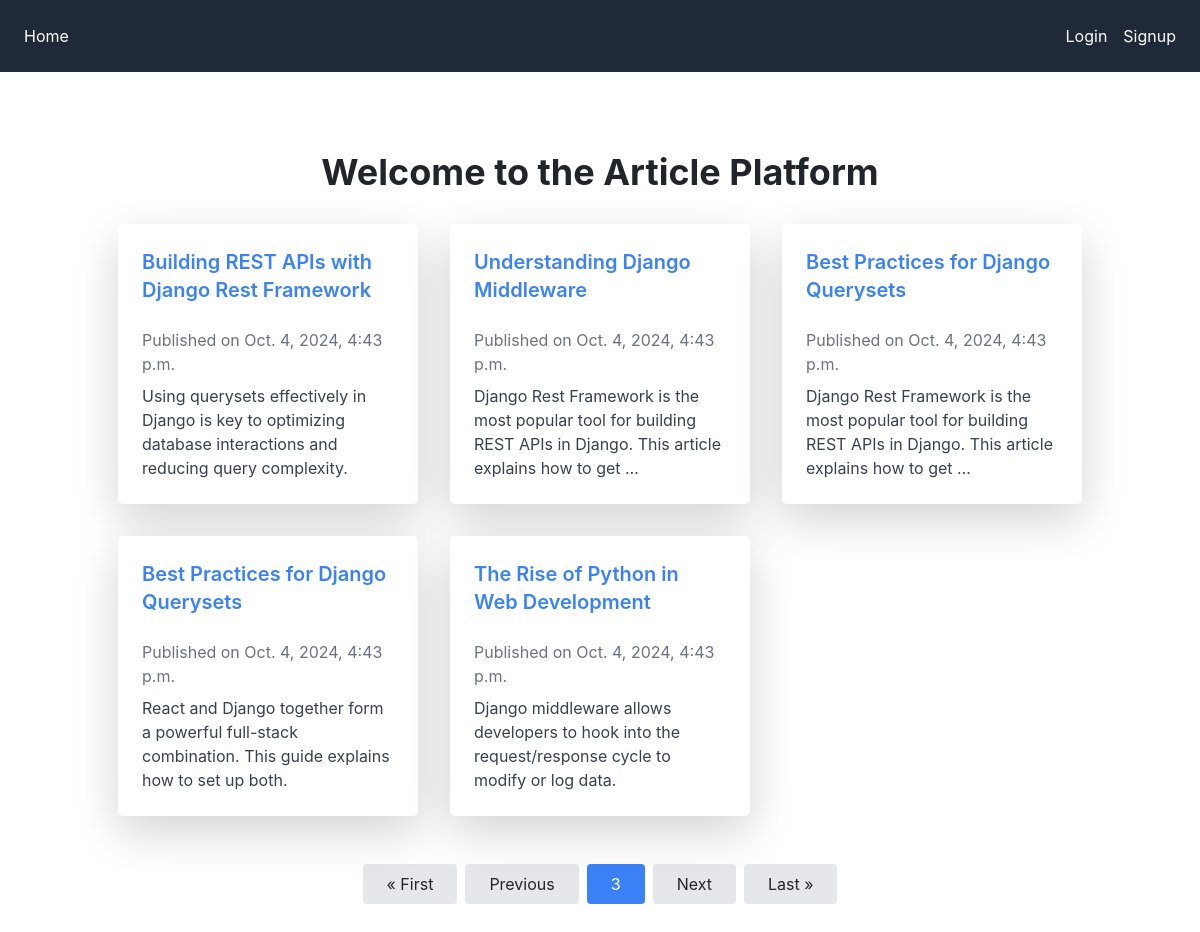
/?page=3, run on the app's committed database.
### mysite/models.py (models this page shows, shortened)
class Article(models.Model):
    title = models.CharField(max_length=200)
    content = models.TextField()
    author = models.ForeignKey(User, on_delete=models.CASCADE)
    created_at = models.DateTimeField(default=timezone.now)

### mysite/views.py (the view)
# urls.py: path('', views.article_list, name='article_list'),
def article_list(request):
    query = request.GET.get('q')
    articles_list = Article.objects.all()
    if query:
        articles_list = articles_list.filter(
            Q(title__icontains=query) | Q(content__icontains=query)
        )
    paginator = Paginator(articles_list, 5)
    page_number = request.GET.get('page')
    page_obj = paginator.get_page(page_number)
    return render(request, 'article_list.html', {'page_obj': page_obj, 'query': query})

### mysite/templates/article_list.html
{% extends "base.html" %}
{% block content %}
<div class="container mx-auto py-12">
    <h1 class="text-4xl font-bold mb-8 text-center">Welcome to the Article Platform</h1>
    <div class="grid grid-cols-1 md:grid-cols-2 lg:grid-cols-3 gap-8">
        {% for article in page_obj %}
            <div class="bg-white shadow-lg rounded-lg p-6 transition transform hover:scale-105">
                <h2 class="text-xl font-semibold mb-4">
                    <a href="{% url 'article_detail' article.id %}" class="text-blue-500 hover:underline">{{ article.title }}</a>
                </h2>
                <p class="text-gray-500 mb-2">Published on {{ article.created_at }}</p>
                <p class="text-gray-700">{{ article.content|truncatewords:20 }}</p>
            </div>
        {% empty %}
            <p>No articles available.</p>
        {% endfor %}
    </div>
    <div class="mt-12 flex justify-center">
        {% if page_obj.has_previous %}
            <a href="?page=1" class="bg-gray-200 px-4 py-2 mx-1 rounded hover:bg-gray-300">&laquo; First</a>
            <a href="?page={{ page_obj.previous_page_number }}" class="bg-gray-200 px-4 py-2 mx-1 rounded hover:bg-gray-300">Previous</a>
        {% endif %}
        <span class="bg-blue-500 text-white px-4 py-2 mx-1 rounded">{{ page_obj.number }}</span>
        {% if page_obj.has_next %}
            <a href="?page={{ page_obj.next_page_number }}" class="bg-gray-200 px-4 py-2 mx-1 rounded hover:bg-gray-300">Next</a>
            <a href="?page={{ page_obj.paginator.num_pages }}" class="bg-gray-200 px-4 py-2 mx-1 rounded hover:bg-gray-300">Last &raquo;</a>
        {% endif %}
    </div>
</div>
{% endblock %}

### data on the page
Article: title "Building REST APIs with Django Rest Framework", created_at "Oct. 4, 2024, 4:43 p.m.", content "Using querysets effectively in Django is key to optimizing database interactions and reducing query complexity."
Article: title "Understanding Django Middleware", created_at "Oct. 4, 2024, 4:43 p.m.", content "Django Rest Framework is the most popular tool for building REST APIs in Django. This article explains how to get …"
Article: title "Best Practices for Django Querysets", created_at "Oct. 4, 2024, 4:43 p.m.", content "Django Rest Framework is the most popular tool for building REST APIs in Django. This article explains how to get …"
Article: title "Best Practices for Django Querysets", created_at "Oct. 4, 2024, 4:43 p.m.", content "React and Django together form a powerful full-stack combination. This guide explains how to set up both."
Article: title "The Rise of Python in Web Development", created_at "Oct. 4, 2024, 4:43 p.m.", content "Django middleware allows developers to hook into the request/response cycle to modify or log data."

### other printed values
{{ page_obj.number }} "3"
